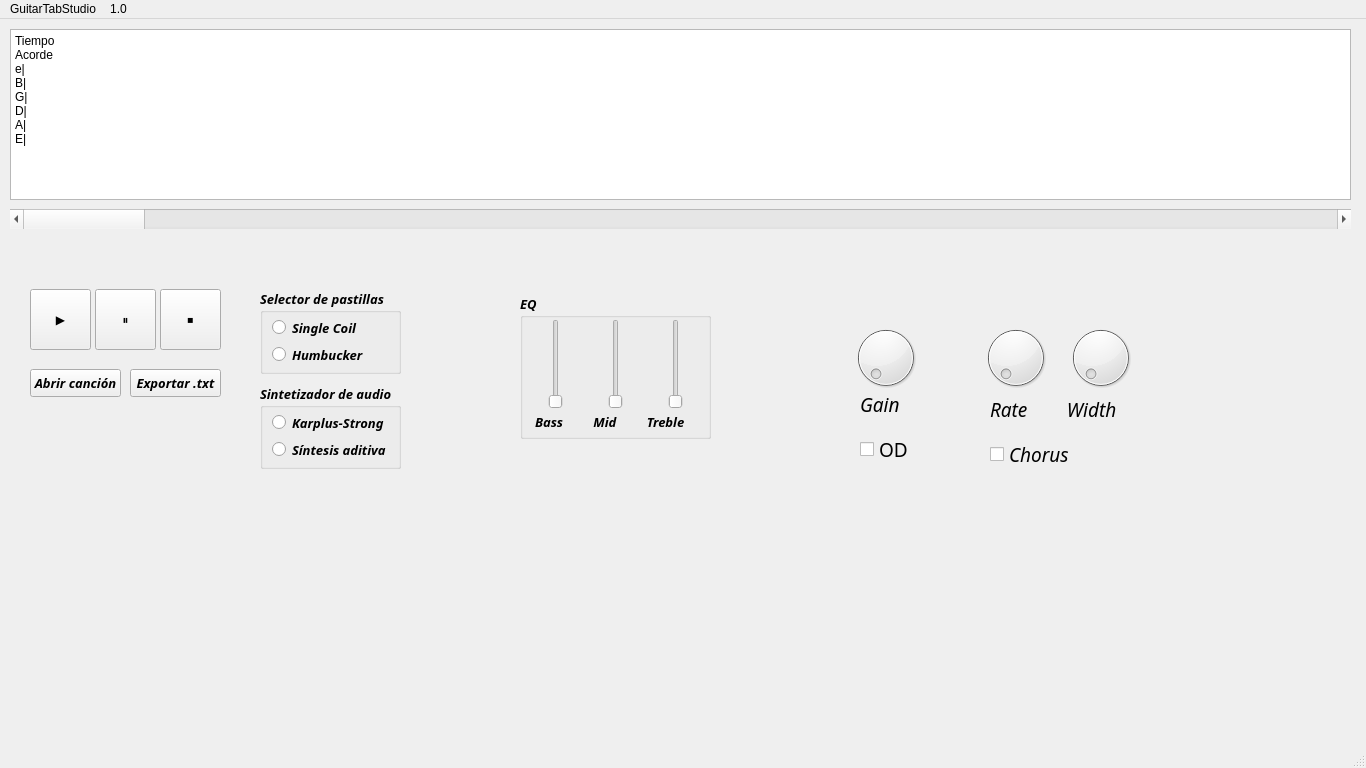
<?xml version="1.0" encoding="UTF-8"?>
<ui version="4.0">
 <class>MainWindow</class>
 <widget class="QMainWindow" name="MainWindow">
  <property name="geometry">
   <rect>
    <x>0</x>
    <y>0</y>
    <width>1366</width>
    <height>768</height>
   </rect>
  </property>
  <property name="windowTitle">
   <string>GuitarTabStudio 1.0</string>
  </property>
  <property name="tabShape">
   <enum>QTabWidget::TabShape::Rounded</enum>
  </property>
  <widget class="QWidget" name="centralwidget">
   <widget class="QPlainTextEdit" name="TabWindow">
    <property name="geometry">
     <rect>
      <x>10</x>
      <y>10</y>
      <width>1341</width>
      <height>171</height>
     </rect>
    </property>
    <property name="lineWrapMode">
     <enum>QPlainTextEdit::LineWrapMode::NoWrap</enum>
    </property>
    <property name="readOnly">
     <bool>true</bool>
    </property>
    <property name="plainText">
     <string>Tiempo
Acorde
e|
B|
G|
D|
A|
E|</string>
    </property>
   </widget>
   <widget class="QScrollBar" name="Tab_scrollbar">
    <property name="geometry">
     <rect>
      <x>10</x>
      <y>190</y>
      <width>1341</width>
      <height>20</height>
     </rect>
    </property>
    <property name="orientation">
     <enum>Qt::Orientation::Horizontal</enum>
    </property>
   </widget>
   <widget class="QPushButton" name="Play_button">
    <property name="geometry">
     <rect>
      <x>30</x>
      <y>270</y>
      <width>61</width>
      <height>61</height>
     </rect>
    </property>
    <property name="text">
     <string>▶️</string>
    </property>
   </widget>
   <widget class="QPushButton" name="Pause_button">
    <property name="geometry">
     <rect>
      <x>95</x>
      <y>270</y>
      <width>61</width>
      <height>61</height>
     </rect>
    </property>
    <property name="text">
     <string>⏸</string>
    </property>
   </widget>
   <widget class="QPushButton" name="Stop_button">
    <property name="geometry">
     <rect>
      <x>160</x>
      <y>270</y>
      <width>61</width>
      <height>61</height>
     </rect>
    </property>
    <property name="text">
     <string>⏹</string>
    </property>
   </widget>
   <widget class="QPushButton" name="Abrir_button">
    <property name="geometry">
     <rect>
      <x>30</x>
      <y>350</y>
      <width>91</width>
      <height>28</height>
     </rect>
    </property>
    <property name="font">
     <font>
      <family>Tw Cen MT</family>
      <pointsize>10</pointsize>
      <italic>true</italic>
      <bold>true</bold>
     </font>
    </property>
    <property name="text">
     <string>Abrir canción</string>
    </property>
   </widget>
   <widget class="QPushButton" name="Exportar_button">
    <property name="geometry">
     <rect>
      <x>130</x>
      <y>350</y>
      <width>91</width>
      <height>28</height>
     </rect>
    </property>
    <property name="font">
     <font>
      <family>Tw Cen MT</family>
      <pointsize>10</pointsize>
      <italic>true</italic>
      <bold>true</bold>
     </font>
    </property>
    <property name="text">
     <string>Exportar .txt</string>
    </property>
   </widget>
   <widget class="QGroupBox" name="SelectorPastillas">
    <property name="geometry">
     <rect>
      <x>260</x>
      <y>270</y>
      <width>141</width>
      <height>85</height>
     </rect>
    </property>
    <property name="font">
     <font>
      <family>Tw Cen MT</family>
      <pointsize>10</pointsize>
      <italic>true</italic>
      <bold>true</bold>
     </font>
    </property>
    <property name="title">
     <string>Selector de pastillas</string>
    </property>
    <widget class="QRadioButton" name="Single_Coil_select">
     <property name="geometry">
      <rect>
       <x>12</x>
       <y>28</y>
       <width>111</width>
       <height>21</height>
      </rect>
     </property>
     <property name="text">
      <string>Single Coil</string>
     </property>
    </widget>
    <widget class="QRadioButton" name="Humbucker_select">
     <property name="geometry">
      <rect>
       <x>12</x>
       <y>55</y>
       <width>111</width>
       <height>21</height>
      </rect>
     </property>
     <property name="text">
      <string>Humbucker</string>
     </property>
    </widget>
   </widget>
   <widget class="QGroupBox" name="SelectorSintetizador">
    <property name="geometry">
     <rect>
      <x>260</x>
      <y>365</y>
      <width>141</width>
      <height>85</height>
     </rect>
    </property>
    <property name="font">
     <font>
      <family>Tw Cen MT</family>
      <pointsize>10</pointsize>
      <italic>true</italic>
      <bold>true</bold>
     </font>
    </property>
    <property name="title">
     <string>Sintetizador de audio</string>
    </property>
    <widget class="QRadioButton" name="KS_select">
     <property name="geometry">
      <rect>
       <x>12</x>
       <y>28</y>
       <width>121</width>
       <height>21</height>
      </rect>
     </property>
     <property name="text">
      <string>Karplus-Strong</string>
     </property>
    </widget>
    <widget class="QRadioButton" name="Aditiva_select">
     <property name="geometry">
      <rect>
       <x>12</x>
       <y>55</y>
       <width>121</width>
       <height>21</height>
      </rect>
     </property>
     <property name="text">
      <string>Síntesis aditiva</string>
     </property>
    </widget>
   </widget>
   <widget class="QGroupBox" name="EQbox">
    <property name="geometry">
     <rect>
      <x>520</x>
      <y>275</y>
      <width>191</width>
      <height>145</height>
     </rect>
    </property>
    <property name="font">
     <font>
      <family>Tw Cen MT</family>
      <pointsize>10</pointsize>
      <italic>true</italic>
      <bold>true</bold>
     </font>
    </property>
    <property name="title">
     <string>EQ</string>
    </property>
    <widget class="QSlider" name="Bass_slider">
     <property name="geometry">
      <rect>
       <x>25</x>
       <y>25</y>
       <width>22</width>
       <height>90</height>
      </rect>
     </property>
     <property name="orientation">
      <enum>Qt::Orientation::Vertical</enum>
     </property>
    </widget>
    <widget class="QSlider" name="Mid_slider">
     <property name="geometry">
      <rect>
       <x>85</x>
       <y>25</y>
       <width>22</width>
       <height>90</height>
      </rect>
     </property>
     <property name="orientation">
      <enum>Qt::Orientation::Vertical</enum>
     </property>
    </widget>
    <widget class="QSlider" name="Treble_slider">
     <property name="geometry">
      <rect>
       <x>145</x>
       <y>25</y>
       <width>22</width>
       <height>90</height>
      </rect>
     </property>
     <property name="orientation">
      <enum>Qt::Orientation::Vertical</enum>
     </property>
    </widget>
    <widget class="QLabel" name="EQ_labels">
     <property name="geometry">
      <rect>
       <x>15</x>
       <y>120</y>
       <width>165</width>
       <height>16</height>
      </rect>
     </property>
     <property name="text">
      <string>Bass         Mid         Treble</string>
     </property>
    </widget>
   </widget>
   <widget class="QDial" name="Gain_dial">
    <property name="geometry">
     <rect>
      <x>850</x>
      <y>303</y>
      <width>71</width>
      <height>71</height>
     </rect>
    </property>
    <property name="invertedControls">
     <bool>false</bool>
    </property>
   </widget>
   <widget class="QLabel" name="Gain_label">
    <property name="geometry">
     <rect>
      <x>860</x>
      <y>370</y>
      <width>51</width>
      <height>31</height>
     </rect>
    </property>
    <property name="font">
     <font>
      <family>Harlow Solid</family>
      <pointsize>14</pointsize>
      <italic>true</italic>
     </font>
    </property>
    <property name="text">
     <string>Gain</string>
    </property>
   </widget>
   <widget class="QCheckBox" name="checkBox">
    <property name="geometry">
     <rect>
      <x>860</x>
      <y>410</y>
      <width>61</width>
      <height>41</height>
     </rect>
    </property>
    <property name="font">
     <font>
      <family>Franklin Gothic Medium</family>
      <pointsize>14</pointsize>
      <italic>false</italic>
     </font>
    </property>
    <property name="text">
     <string>OD</string>
    </property>
   </widget>
   <widget class="QDial" name="Rate_dial">
    <property name="geometry">
     <rect>
      <x>980</x>
      <y>303</y>
      <width>71</width>
      <height>71</height>
     </rect>
    </property>
   </widget>
   <widget class="QDial" name="Width_dial">
    <property name="geometry">
     <rect>
      <x>1065</x>
      <y>303</y>
      <width>71</width>
      <height>71</height>
     </rect>
    </property>
   </widget>
   <widget class="QLabel" name="Chorus_labels">
    <property name="geometry">
     <rect>
      <x>990</x>
      <y>380</y>
      <width>191</width>
      <height>21</height>
     </rect>
    </property>
    <property name="font">
     <font>
      <family>Harlow Solid</family>
      <pointsize>14</pointsize>
      <italic>true</italic>
     </font>
    </property>
    <property name="text">
     <string>Rate        Width</string>
    </property>
   </widget>
   <widget class="QCheckBox" name="Chorus_check">
    <property name="geometry">
     <rect>
      <x>990</x>
      <y>420</y>
      <width>81</width>
      <height>31</height>
     </rect>
    </property>
    <property name="font">
     <font>
      <family>Harlow Solid</family>
      <pointsize>14</pointsize>
      <italic>true</italic>
     </font>
    </property>
    <property name="text">
     <string>Chorus</string>
    </property>
   </widget>
  </widget>
  <widget class="QMenuBar" name="menubar">
   <property name="geometry">
    <rect>
     <x>0</x>
     <y>0</y>
     <width>1366</width>
     <height>21</height>
    </rect>
   </property>
   <widget class="QMenu" name="menuGuitarTabStudio">
    <property name="title">
     <string>GuitarTabStudio</string>
    </property>
   </widget>
   <widget class="QMenu" name="menu1_0">
    <property name="title">
     <string>1.0</string>
    </property>
   </widget>
   <addaction name="menuGuitarTabStudio"/>
   <addaction name="menu1_0"/>
  </widget>
  <widget class="QStatusBar" name="statusbar"/>
 </widget>
 <resources/>
 <connections/>
</ui>
